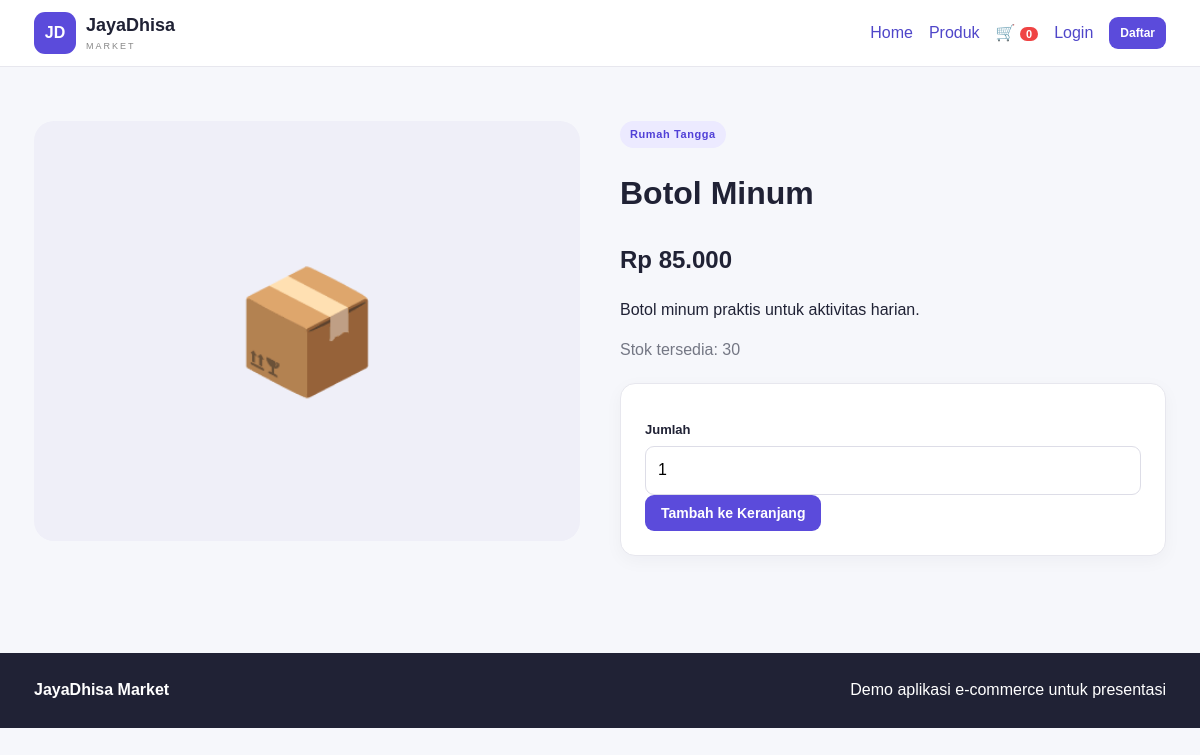
Page /detail_produk.php?id=4 on the committed database.
### tables this page shows
CREATE TABLE produk (
 id_produk INT AUTO_INCREMENT PRIMARY KEY,
 nama_produk VARCHAR(150) NOT NULL,
 harga DECIMAL(14,2) NOT NULL DEFAULT 0,
 stok INT NOT NULL DEFAULT 0,
 id_kategori INT NULL,
 deskripsi TEXT,
 image_url VARCHAR(500) NULL,
 created_at TIMESTAMP DEFAULT CURRENT_TIMESTAMP,
 CONSTRAINT fk_produk_kategori FOREIGN KEY (id_kategori) REFERENCES kategori(id_kategori) ON DELETE SET NULL
);

CREATE TABLE kategori (
 id_kategori INT AUTO_INCREMENT PRIMARY KEY,
 nama_kategori VARCHAR(100) NOT NULL UNIQUE
);

### koneksi.php (called while the page is built, shortened)
<?php
function e($value) {
    return htmlspecialchars((string)$value, ENT_QUOTES, 'UTF-8');
}
function rupiah($value) {
    return 'Rp ' . number_format((float)$value, 0, ',', '.');
}

### detail_produk.php (the view, shortened to what this page needs)
<?php require_once 'functions.php'; $id=(int)($_GET['id']??0); $s=$koneksi->prepare('SELECT p.*,k.nama_kategori FROM produk p LEFT JOIN kategori k ON k.id_kategori=p.id_kategori WHERE p.id_produk=?'); $s->bind_param('i',$id); $s->execute(); $p=$s->get_result()->fetch_assoc(); if(!$p){flash('error','Produk tidak ditemukan.');redirect('produk.php');} $title=$p['nama_produk'];
include 'header.php'; ?>
<div class="container product-detail"><div class="detail-image"><?= $p['image_url'] ? '<img src="'.e($p['image_url']).'" alt="'.e($p['nama_produk']).'">' : '📦' ?></div><div><span class="pill"><?=e($p['nama_kategori']??'Produk')?></span><h1><?=e($p['nama_produk'])?></h1><h2><?=rupiah($p['harga'])?></h2><p><?=nl2br(e($p['deskripsi']))?></p><p class="muted">Stok tersedia: <?=$p['stok']?></p><?php if($p['stok']>0): ?><form method="post" class="panel compact"><input type="hidden" name="csrf" value="<?=csrf()?>"><label>Jumlah</label><input type="number" name="jumlah" value="1" min="1" max="<?=$p['stok']?>"><button class="btn">Tambah ke Keranjang</button></form><?php else:?><div class="alert error">Produk sedang habis.</div><?php endif;?></div></div><?php include 'footer.php'; ?>

### style.css (style rules this page uses)
* { box-sizing:border-box }
html { scroll-behavior:smooth }
body { margin:0;font-family:Arial,Helvetica,sans-serif;background:#f6f7fb;color:#202235;line-height:1.55 }
.container { max-width:1180px;margin:0 auto;padding:24px }
.btn { display:inline-flex;align-items:center;justify-content:center;border:0;border-radius:9px;background:#5b4bdb;color:#fff;padding:10px 16px;font-weight:700;cursor:pointer;font-size:14px }
.pill { display:inline-block;background:#eceaff;color:#5141d7;border-radius:99px;padding:5px 10px;font-size:11px;font-weight:800;letter-spacing:.6px }
.card,.panel { background:#fff;border:1px solid #e7e7ee;border-radius:15px;box-shadow:0 5px 18px rgba(30,30,60,.04) }
.muted { color:#747784 }
.product-detail { display:grid;grid-template-columns:1fr 1fr;gap:40px;align-items:start;margin-top:30px }
.detail-image { height:420px;border-radius:20px;background:#efeff8;display:grid;place-items:center;font-size:120px;overflow:hidden }
.panel { padding:24px;margin:18px 0 }
.panel.compact { margin-top:20px }
label { display:block;font-weight:700;font-size:13px;margin:12px 0 6px }
input,textarea,select { width:100%;padding:11px 12px;border:1px solid #dddde7;border-radius:9px;background:#fff;font:inherit;outline:none }

### rows in the picture
produk: id_kategori.nama_kategori "Rumah Tangga", nama_produk "Botol Minum", harga "Rp 85.000", deskripsi "Botol minum praktis untuk aktivitas harian.", stok "30"

### other values in the picture
cart_count() "0"
